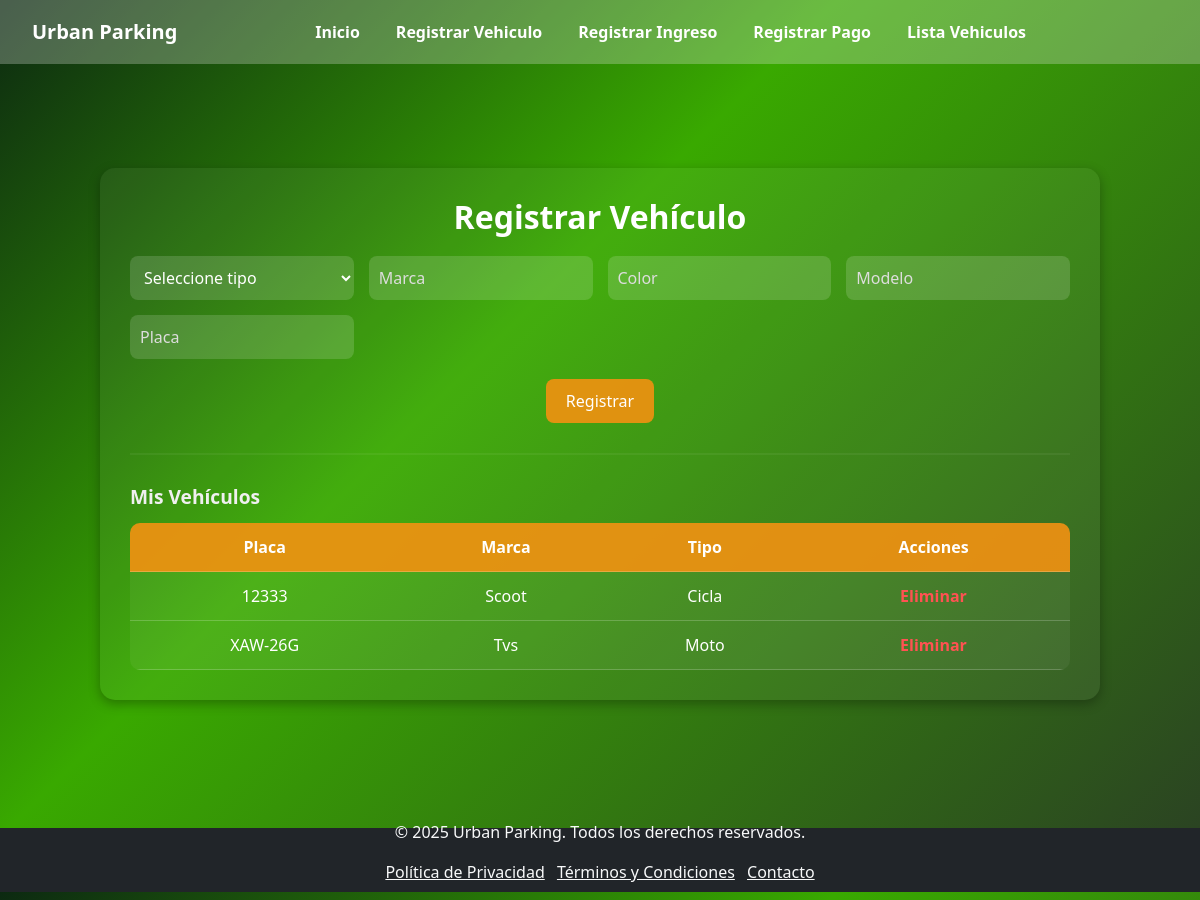
The page /registro/ (signed in) on the database as committed earlier.
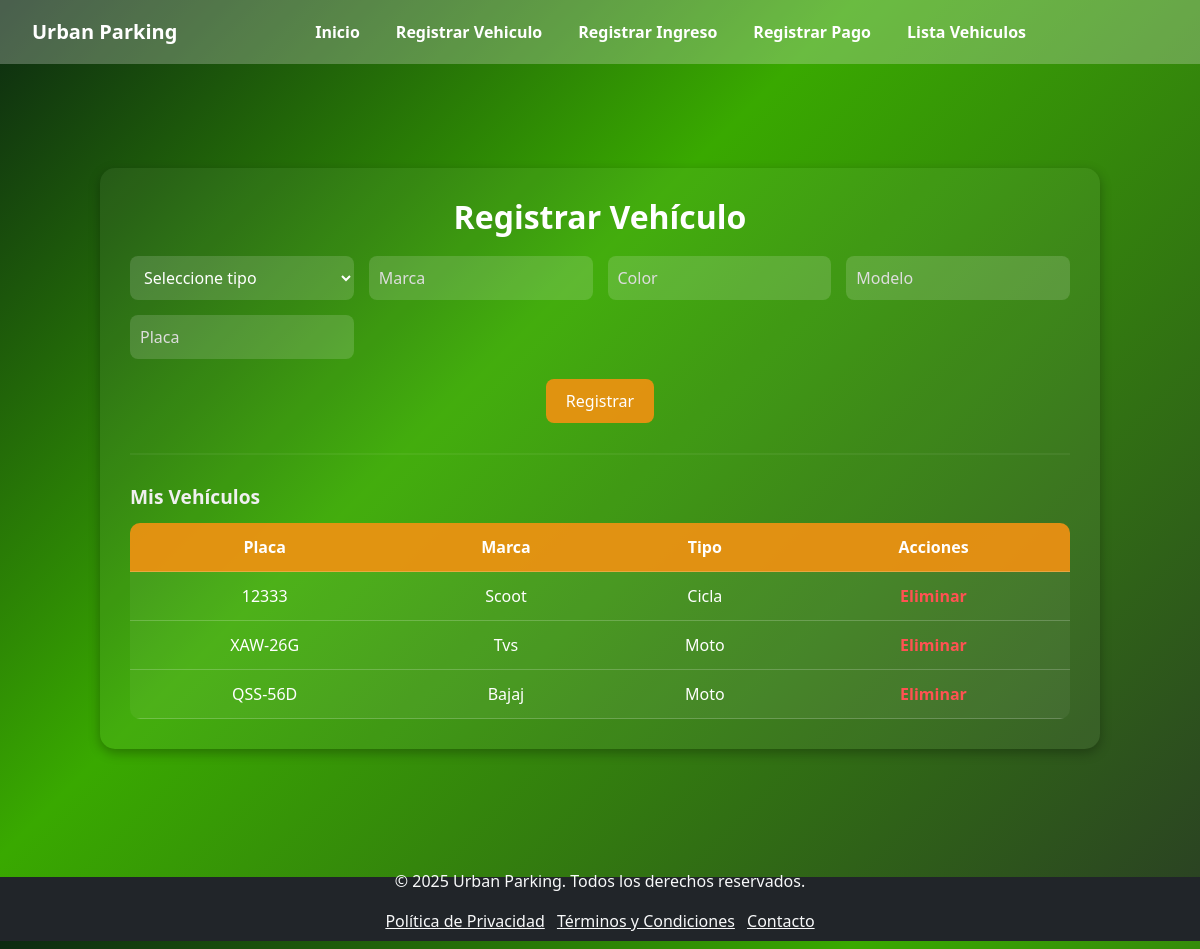
The same page on the database as committed later.
### Appregistro/models.py (models this page shows, shortened)
class Vehiculo(models.Model):
    usuario = models.ForeignKey(User, on_delete=models.CASCADE, related_name="vehiculos")
    tipo = models.CharField(max_length=50)
    marca = models.CharField(max_length=50)
    color = models.CharField(max_length=50)
    modelo = models.CharField(max_length=50)
    placa = models.CharField(max_length=20)
    class Meta:
        unique_together = ('usuario', 'placa')  # 🔑 única por usuario

### Appregistro/views.py (the view, shortened to what this page needs)
# urls.py: path("", views.registro_usuario, name="registro"),
@login_required
def registro_usuario(request):
    if request.user.is_superuser:
        vehiculos = Vehiculo.objects.all()  # Admin ve todos
    else:
        vehiculos = Vehiculo.objects.filter(usuario=request.user)  # Usuario normal ve solo los suyos
    return render(request, "registro/registro.html", {"vehiculos": vehiculos})

### Appregistro/templates/registro/registro.html (shortened to what this page needs)
{% extends "soft/base222.html" %}
{% load static %}
{% block contenido %}
<div class="reg-container">
    <h2 class="reg-title">Registrar Vehículo</h2>
    <form method="post">
        <div class="reg-grid">
            <select name="tipoVehiculo" required>
                <option value="" disabled selected>Seleccione tipo</option>
            </select>
            <input type="text" name="marcaVehiculo" placeholder="Marca" required>
            <input type="text" name="colorVehiculo" placeholder="Color" required>
            <input type="text" name="modeloVehiculo" placeholder="Modelo" required>
            <input type="text" name="placaVehiculo" placeholder="Placa "Opcional" required>
        </div>
        <div class="reg-center">
            <button type="submit" class="reg-btn">Registrar</button>
        </div>
    </form>
    <hr style="margin:30px 0; border: 1px solid rgba(255,255,255,0.2);">
    <h2 class="reg-subtitle">Mis Vehículos</h2>
    <table class="reg-table">
        <thead>
            <tr>
                <th>Placa</th>
                <th>Marca</th>
                <th>Tipo</th>
                <th>Acciones</th>
            </tr>
        </thead>
        <tbody>
            {% for v in vehiculos %}
                <tr>
                    <td>{{ v.placa }}</td>
                    <td>{{ v.marca }}</td>
                    <td>{{ v.tipo }}</td>
                    <td>
                        <a href="{% url 'eliminar_vehiculo' v.id %}"
                            class="reg-delete"
                            onclick="return confirm('¿Estás seguro de eliminar este vehículo?');">
                            Eliminar
                        </a>
                    </td>
                </tr>
            {% empty %}
                <tr>
                    <td colspan="4" class="reg-empty">No tienes vehículos registrados.</td>
                </tr>
            {% endfor %}
        </tbody>
    </table>
</div>
{% endblock %}

Rows that differ between the two databases and show on the page:
added Vehiculo: placa "QSS-56D", marca "Bajaj", tipo "Moto"
